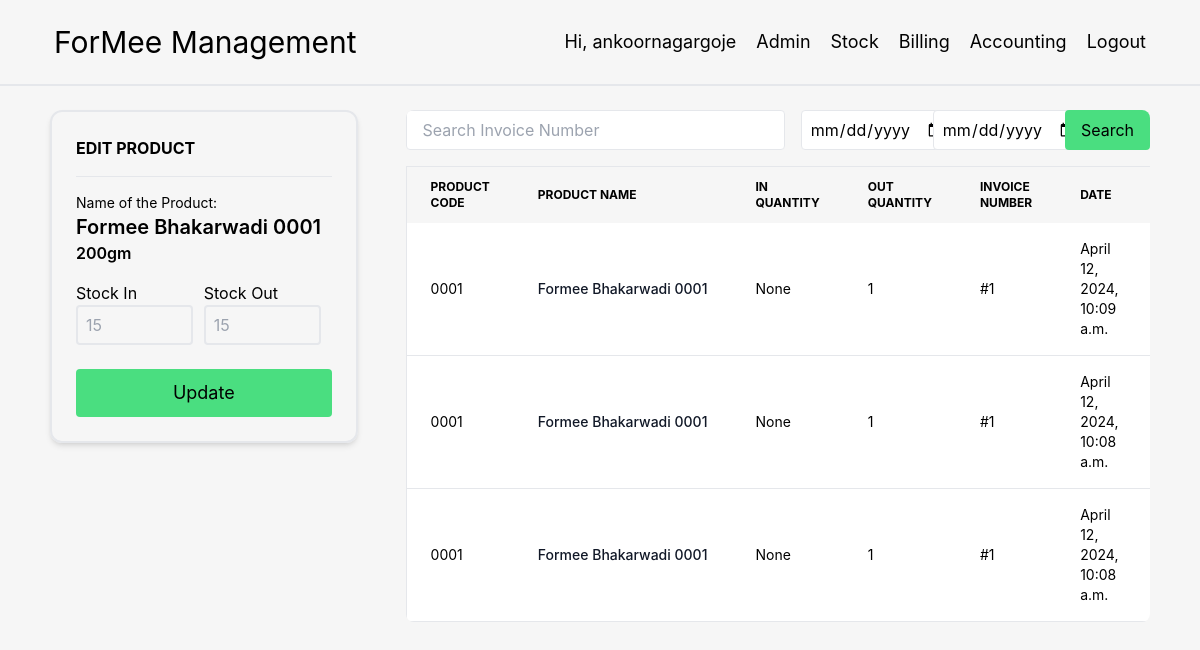
The page /stock/product/0001/ (signed in) on the database its author committed.
### Stock/models.py (models this page shows, shortened)
class Product(models.Model):
    name = models.CharField(max_length=300)
    code = models.CharField(max_length=4, unique=True)
    barcode = models.BigIntegerField(default=0)
    size = models.CharField(max_length=20, default='200gm')
    hsn_code = models.CharField(max_length=10, default=210690)
    price = models.FloatField()
    franchise_price = models.FloatField(default=0)
    store_price = models.FloatField(default=0)
    stock = models.IntegerField()
    created_at = models.DateTimeField(auto_now_add=True)
    updated_at = models.DateTimeField(auto_now=True)
    def __str__(self):
        return self.code

class Quantity(models.Model):
    product_code = models.ForeignKey(Product, on_delete=models.CASCADE)
    in_quantity = models.IntegerField(blank=True, null=True)
    out_quantity = models.IntegerField(blank=True, null=True)
    invoice_number = models.PositiveIntegerField(blank=True, null=True)
    date = models.DateTimeField(auto_now_add=True)
    note = models.CharField(default='', max_length=100)

### Stock/views.py (the view, shortened to what this page needs)
# urls.py: path('stock/product/<str:code>/', views.edit_product_view),
@login_required
def edit_product_view(request, code):
    product = get_object_or_404(Product, code=code)
    stock = Quantity.objects.filter(product_code=product).order_by('-date')
    start_date = request.GET.get('start_date')
    end_date = request.GET.get('end_date')
    if start_date and end_date:
        start_datetime = datetime.strptime(start_date, '%Y-%m-%d')
        end_datetime = datetime.strptime(end_date, '%Y-%m-%d')
        stock = stock.filter(date__range=(start_datetime, end_datetime))
    stock_search = request.GET.get('stock_search')
    form = QuantityForm(request.POST or None)
    return render(request, 'edit_product.html', {'form': form, 'product': product, 'stock': stock})

### Stock/forms.py
class QuantityForm(forms.ModelForm):
    in_quantity = forms.IntegerField(required=False)
    out_quantity = forms.IntegerField(required=False)
    class Meta:
        model = Quantity
        fields = ['in_quantity', 'out_quantity']

### Stock/templates/edit_product.html (shortened to what this page needs)
{% extends 'base.html' %}
{% load widget_tweaks %}
{% block body %}
<div class="flex w-11/12 m-auto">
    <div class="m-auto p-6 border-2 rounded-xl w-2/6 mr-6 mt-6 shadow-md">
        <p class="mb-4 text-md font-bold uppercase">Edit Product</p>
        <hr>
        <form method="post" class="flex flex-wrap">
            <div class="mt-4">
                <p class="text-sm">Name of the Product:</p>
                <p class="text-xl font-semibold">{{ product.name }}</p>
                <p class="text-md font-semibold">{{ product.size }}</p>
            </div>
            <div class="flex my-4 mb-6">
                <div>
                    <p class="text-l">Stock In</p>
                    {% render_field form.in_quantity class="w-11/12 h-10 indent-2 rounded bg-transparent border-2" placeholder="15" %}
                </div>
                <div>
                    <p class="text-l">Stock Out</p>
                    {% render_field form.out_quantity class="w-11/12 h-10 indent-2 rounded bg-transparent border-2" placeholder="15" %}
                </div>
            </div>
            <br>
            <button type="submit"
                    class="w-full bg-green-400 rounded h-12 text-lg hover:drop-shadow-2xl duration-300 ease-in-out">
                Update
            </button>
        </form>
    </div>
    <div class="relative overflow-x-auto sm:rounded-lg w-5/6 m-auto mt-6 ml-6">
        <div class="flex justify-between mx-auto w-full mb-4">
            <div class="flex-grow flex-0">
                <form action="" class="flex gap-2">
                    <input type="text" class="w-full h-10 border rounded px-4" name="stock_search"
                           placeholder="Search Invoice Number">
                    <div class="w-1/6 ml-2">
                        <input type="date" id="start_date" name="start_date" class="h-10 border indent-1 rounded">
                    </div>
                    <div class="w-1/6">
                        <input type="date" id="end_date" name="end_date" class="h-10 border indent-1 rounded">
                    </div>
                    <button type="submit" class="px-4 py-2 bg-green-400 rounded">Search</button>
                </form>
            </div>
        </div>
        <table class="w-full text-sm text-left border">
            <thead class="text-xs uppercase">
            <tr>
                <th scope="col" class="px-6 py-3">
                    Product Code
                </th>
                <th scope="col" class="px-6 py-3">
                    Product name
                </th>
                <th scope="col" class="px-6 py-3">
                    In Quantity
                </th>
                <th scope="col" class="px-6 py-3">
                    Out Quantity
                </th>
                <th scope="col" class="px-6 py-3">
                    Invoice Number
                </th>
                <th scope="col" class="px-6 py-3">
                    Date
                </th>
                <th scope="col" class="px-6 py-3">
                </th>
            </tr>
            </thead>
            <tbody>
            {% for s in stock %}
            <tr class="bg-white border-b">
                <td class="px-6 py-4">
                    {{ s.product_code }}
                </td>
                <th scope="row" class="px-6 py-4 font-medium text-gray-900 whitespace-nowrap">
                    {{ product.name }}
                </th>
                <td class="px-6 py-4">
                    {{ s.in_quantity }}
                </td>
                <td class="px-6 py-4">
                    {{ s.out_quantity }}
                </td>
                <td class="px-6 py-4">
                    {% if s.invoice_number is not None %}
                    #{{ s.invoice_number }}
                    {% else %}
                    -
                    {% endif %}
                </td>
                <td class="px-6 py-4">
                    {{ s.date }}
                </td>
                <td class="px-6 py-4">
                </td>
            </tr>
            {% endfor %}
            </tbody>
        </table>
    </div>
</div>
{% endblock %}

### Stock/templates/base.html (shortened to what this page needs)
<!DOCTYPE html>
<html lang="en">
<head>
    {% load static %}
    <script src="https://cdn.tailwindcss.com"></script>
</head>
<body style="font-family: -apple-system, BlinkMacSystemFont, 'Segoe UI', Roboto, Helvetica, Arial, sans-serif, 'Apple Color Emoji', 'Segoe UI Emoji', 'Segoe UI Symbol'; background-color:#f6f6f6;">
<nav class="w-full border-b-2">
    <div name="NAVBAR" class="p-4 flex flex-row w-[95%] m-auto flex-wrap justify-between items-center">
        <div class="flex-initial min-w-1/2">
            <p class="text-3xl p-2">ForMee Management</p>
        </div>
        <div class="flex-auto w-32 flex gap-1 justify-end items-center">
            {% if user.is_authenticated %}
            <div class=" ease-in-out duration-300 rounded-xl hover:bg-gray-200"><p class="text-lg p-2">Hi, {{ user.username }}</p></div>
            {% if user.username == 'ankoornagargoje' %}
            <div class=" ease-in-out duration-300 rounded-xl hover:bg-gray-200"><a href="/admin/"><p class="text-lg p-2">Admin</p></a></div>
            {% endif %}
            <div class=" ease-in-out duration-300 rounded-xl hover:bg-gray-200"><a href="/stock/"><p class="text-lg p-2 ease-in-out duration-300">Stock</p></a></div>
            <div class=" ease-in-out duration-300 rounded-xl hover:bg-gray-200"><a href="/billing/"><p class="text-lg p-2 ease-in-out duration-300">Billing</p></a></div>
            <div class=" ease-in-out duration-300 rounded-xl hover:bg-gray-200"><a href="/accounting/"><p class="text-lg p-2 ease-in-out duration-300">Accounting</p></a></div>
            <div class=" ease-in-out duration-300 rounded-xl hover:bg-gray-200"><a href="/logout/"><p class="text-lg p-2 ease-in-out duration-300">Logout</p></a></div>
            {% endif %}
        </div>
    </div>
</nav>
{% block body %}
{% endblock %}
</body>
</html>

### rows shown on the page
Product: name "Formee Bhakarwadi 0001", size "200gm"
Quantity: product_code "0001", in_quantity "None", out_quantity "1", invoice_number "1", date "April 12, 2024, 10:09 a.m."
Quantity: product_code "0001", in_quantity "None", out_quantity "1", invoice_number "1", date "April 12, 2024, 10:08 a.m."
Quantity: product_code "0001", in_quantity "None", out_quantity "1", invoice_number "1", date "April 12, 2024, 10:08 a.m."

### other values the page prints
{{ user.username }} "ankoornagargoje"
